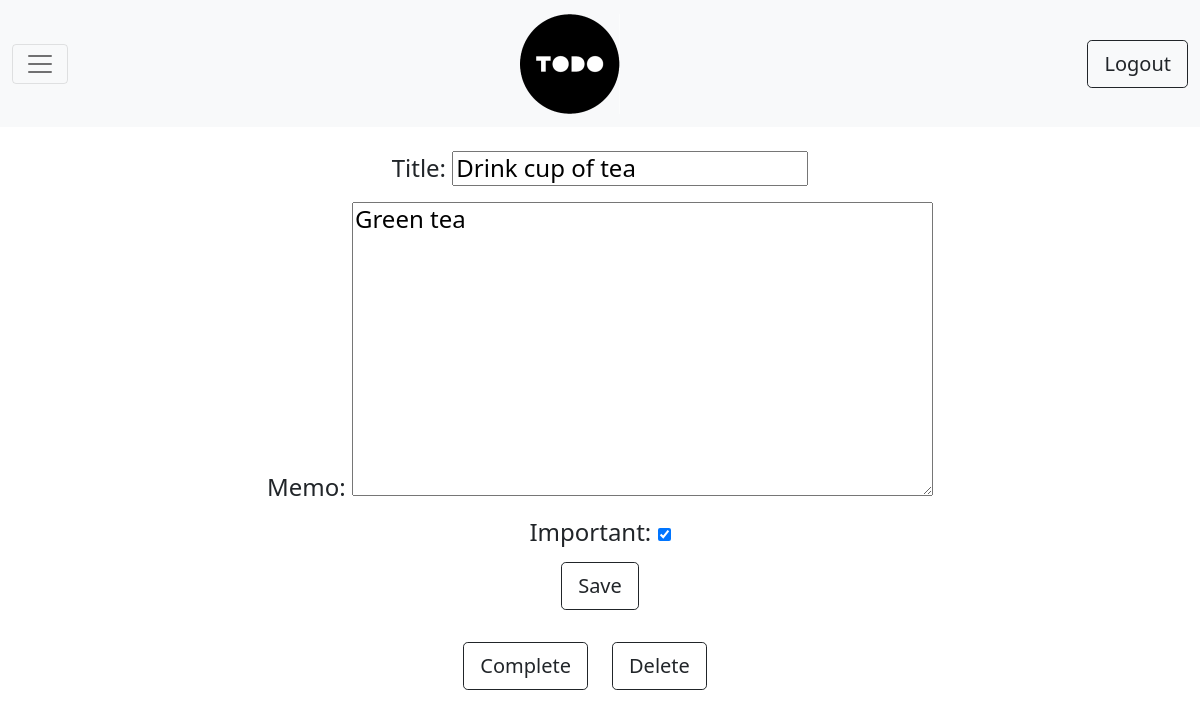
Page /todo/5 (signed in) on the committed database.
### todo/models.py (models this page shows, shortened)
class Todo(models.Model):
    title = models.CharField(max_length=255)
    memo = models.TextField(blank=True)# не обязательно к заполнению
    date_created = models.DateTimeField(auto_now_add=True)
    date_completed = models.DateTimeField(null=True, blank=True)
    important = models.BooleanField(default=False)
    user = models.ForeignKey(User,on_delete=models.CASCADE)

### todo/views.py (the view, shortened to what this page needs)
# urls.py: path('todo/<int:todo_pk>', views.viewtodo, name='viewtodo'),
@login_required
def viewtodo(request, todo_pk):
    todo = get_object_or_404(Todo, pk=todo_pk, user=request.user)
    if request.method == 'GET':
        form = TodoForm(instance=todo)
        return render(request, 'todo/viewtodo.html', {'todo': todo, 'form': form})

### todo/forms.py
class TodoForm(ModelForm):
    class Meta:
        model = Todo
        fields = ['title','memo','important']

### todo/templates/todo/viewtodo.html (shortened to what this page needs)
<!DOCTYPE html>
<html lang="en">
<head>
</head>
<body>
{% extends 'todo/base.html' %}
{% block content %}
<br><div class="h4" align="center">
<form method="POST">
    {{ form.as_p }}
    <button type="submit" class="btn btn-outline-dark btn-lg">Save</button>
</form>
</div>
<br>
<div class="container">
  <div class="row">
    <div class="col" align="right">
      <form method="POST" action="{% url 'completetodo' todo.id %}">
    <button type="submit" class="btn btn-outline-dark btn-lg">Complete</button>
</form>
    </div>
    <div class="col" align="left">
      <form method="POST" action="{% url 'deletetodo' todo.id %}">
    <button type="submit" class="btn btn-outline-dark btn-lg">Delete</button>
</form>
    </div>
  </div>
</div>
{% endblock %}

### rows in the picture
Todo: title "Drink cup of tea", memo "Green tea", important "☑"
